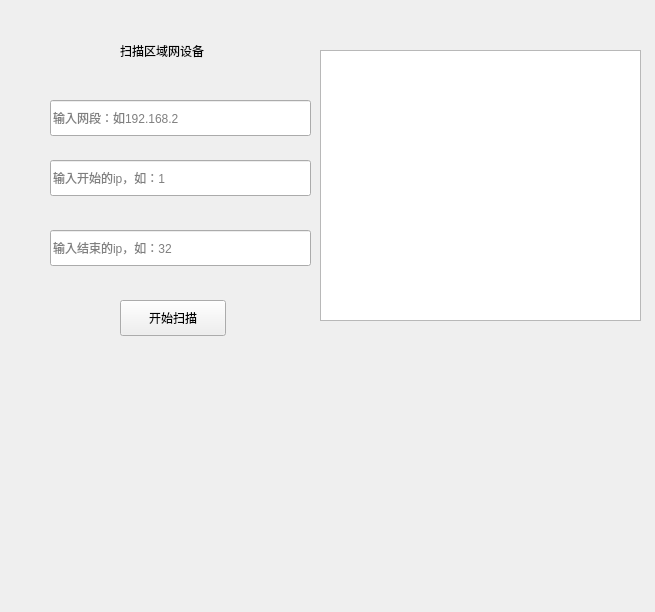
<?xml version="1.0" encoding="UTF-8"?>
<ui version="4.0">
 <class>Form</class>
 <widget class="QWidget" name="Form">
  <property name="geometry">
   <rect>
    <x>0</x>
    <y>0</y>
    <width>655</width>
    <height>612</height>
   </rect>
  </property>
  <property name="windowTitle">
   <string>Form</string>
  </property>
  <widget class="QLabel" name="label">
   <property name="geometry">
    <rect>
     <x>120</x>
     <y>40</y>
     <width>101</width>
     <height>22</height>
    </rect>
   </property>
   <property name="text">
    <string>扫描区域网设备</string>
   </property>
  </widget>
  <widget class="QLineEdit" name="iplineEdit">
   <property name="geometry">
    <rect>
     <x>50</x>
     <y>100</y>
     <width>261</width>
     <height>36</height>
    </rect>
   </property>
   <property name="placeholderText">
    <string>输入网段：如192.168.2</string>
   </property>
  </widget>
  <widget class="QLineEdit" name="startlineEdit">
   <property name="geometry">
    <rect>
     <x>50</x>
     <y>160</y>
     <width>261</width>
     <height>36</height>
    </rect>
   </property>
   <property name="text">
    <string/>
   </property>
   <property name="placeholderText">
    <string>输入开始的ip，如：1</string>
   </property>
  </widget>
  <widget class="QLineEdit" name="endlineEdit">
   <property name="geometry">
    <rect>
     <x>50</x>
     <y>230</y>
     <width>261</width>
     <height>36</height>
    </rect>
   </property>
   <property name="placeholderText">
    <string>输入结束的ip，如：32</string>
   </property>
  </widget>
  <widget class="QPushButton" name="Button">
   <property name="geometry">
    <rect>
     <x>120</x>
     <y>300</y>
     <width>106</width>
     <height>36</height>
    </rect>
   </property>
   <property name="text">
    <string>开始扫描</string>
   </property>
  </widget>
  <widget class="QTextEdit" name="textEdit">
   <property name="geometry">
    <rect>
     <x>320</x>
     <y>50</y>
     <width>321</width>
     <height>271</height>
    </rect>
   </property>
  </widget>
  <widget class="QLabel" name="labeltime">
   <property name="geometry">
    <rect>
     <x>340</x>
     <y>350</y>
     <width>111</width>
     <height>22</height>
    </rect>
   </property>
   <property name="text">
    <string/>
   </property>
  </widget>
 </widget>
 <resources/>
 <connections/>
</ui>
